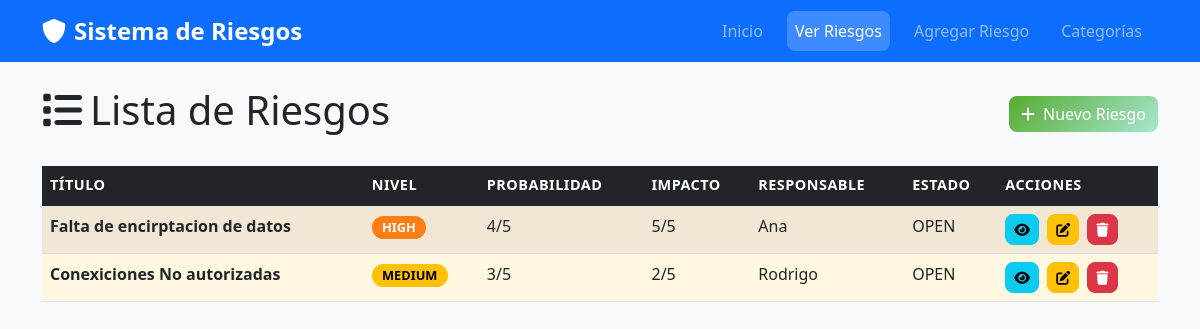
Screenshot of /risks with the database file from the repository.
### app/models.py (models this page shows)
class Risk(Base):
    __tablename__ = "risks"
    id = Column(Integer, primary_key=True, index=True)
    title = Column(String(200), index=True)
    description = Column(String(1000))
    probability = Column(Integer)  # 1-5 scale
    impact = Column(Integer)       # 1-5 scale
    risk_level = Column(Enum(RiskLevel))
    status = Column(Enum(RiskStatus), default=RiskStatus.OPEN)
    owner = Column(String(100))
    mitigation_plan = Column(String(1000))
    recommendations = Column(String(1000))
    created_at = Column(DateTime(timezone=True), server_default=func.now())  # ← NUEVO CAMPO
    updated_at = Column(DateTime(timezone=True), onupdate=func.now())        # ← OPCIONAL
    category_id = Column(Integer, ForeignKey("risk_categories.id"))
    category = relationship("RiskCategory", back_populates="risks")

### app/routers/risks.py (the view)
@router.get("/", response_model=List[schemas.Risk])
def read_risks(skip: int = 0, limit: int = 100, db: Session = Depends(get_db)):
    risks = crud.get_risks(db, skip=skip, limit=limit)
    return risks

### templates/risks.html (shortened to what this page needs)
<!DOCTYPE html>
<html lang="es">
<head>
    <link href="https://cdn.jsdelivr.net/npm/bootstrap@5.1.3/dist/css/bootstrap.min.css" rel="stylesheet">
    <link href="https://cdnjs.cloudflare.com/ajax/libs/font-awesome/6.0.0/css/all.min.css" rel="stylesheet">
    <link href="/static/css/style.css" rel="stylesheet">
</head>
<body>
    <nav class="navbar navbar-expand-lg navbar-dark bg-primary">
        <div class="container">
            <a class="navbar-brand" href="/">
                <i class="fas fa-shield-alt me-2"></i>Sistema de Riesgos
            </a>
            <div class="navbar-nav">
                <a class="nav-link" href="/">Inicio</a>
                <a class="nav-link active" href="/risks">Ver Riesgos</a>
                <a class="nav-link" href="/add-risk">Agregar Riesgo</a>
                <a class="nav-link" href="/categories-manager">Categorías</a>
            </div>
        </div>
    </nav>
    <div class="container my-4">
        <div class="d-flex justify-content-between align-items-center mb-4">
            <h1><i class="fas fa-list me-2"></i>Lista de Riesgos</h1>
            <a href="/add-risk" class="btn btn-success">
                <i class="fas fa-plus me-2"></i>Nuevo Riesgo
            </a>
        </div>
        {% if risks %}
        <div class="table-responsive">
            <table class="table table-striped table-hover">
                <thead class="table-dark">
                    <tr>
                        <th>Título</th>
                        <th>Nivel</th>
                        <th>Probabilidad</th>
                        <th>Impacto</th>
                        <th>Responsable</th>
                        <th>Estado</th>
                        <th>Acciones</th>
                    </tr>
                </thead>
                <tbody>
                    {% for risk in risks %}
                    <tr class="risk-{{ risk.risk_level.lower() if risk.risk_level else 'unknown' }}">
                        <td><strong>{{ risk.title }}</strong></td>
                        <td>
                            <span class="badge risk-badge {{ risk.risk_level.lower() if risk.risk_level else 'unknown' }}">
                                {{ risk.risk_level if risk.risk_level else 'UNKNOWN' }}
                            </span>
                        </td>
                        <td>{{ risk.probability }}/5</td>
                        <td>{{ risk.impact }}/5</td>
                        <td>{{ risk.owner }}</td>
                        <td>{{ risk.status if risk.status else 'UNKNOWN' }}</td>
                        <td>
                            <a href="/risk/{{ risk.id }}" class="btn btn-sm btn-info me-1">
                                <i class="fas fa-eye"></i>
                            </a>
                            <button class="btn btn-sm btn-warning me-1" onclick="editRisk({{ risk.id }})">
                                <i class="fas fa-edit"></i>
                            </button>
                            <button class="btn btn-sm btn-danger" onclick="deleteRisk({{ risk.id }})">
                                <i class="fas fa-trash"></i>
                            </button>
                        </td>
                    </tr>
                    {% endfor %}
                </tbody>
            </table>
        </div>
        {% endif %}
    </div>
</body>
</html>

### static/css/style.css (style rules this page uses)
body { background-color: #f8f9fa; font-family: 'Segoe UI', Tahoma, Geneva, Verdana, sans-serif; }
.risk-badge { font-size: 0.8em; padding: 0.4em 0.8em; border-radius: 15px; }
.risk-badge.high { background: #fd7e14; color: white; }
.risk-badge.medium { background: #ffc107; color: black; }
.risk-high { background: #fff3e0 !important; }
.risk-medium { background: #fff8e1 !important; }
.btn { border-radius: 8px; font-weight: 500; }
.btn-success { background: linear-gradient(135deg, #56ab2f 0%, #a8e6cf 100%); border: none; }
.navbar-brand { font-weight: bold; font-size: 1.5rem; }
.navbar-nav .nav-link { font-weight: 500; margin: 0 0.5rem; border-radius: 8px; }
.navbar-nav .nav-link:hover, .navbar-nav .nav-link.active { background: rgba(255,255,255,0.2); }
.table th { font-weight: 600; text-transform: uppercase; font-size: 0.9em; letter-spacing: 0.5px; }

### rows the page displays
Risk: title "Falta de encirptacion de datos", risk_level "HIGH", probability "4", impact "5", owner "Ana", status "OPEN"
Risk: title "Conexiciones No autorizadas", risk_level "MEDIUM", probability "3", impact "2", owner "Rodrigo", status "OPEN"
